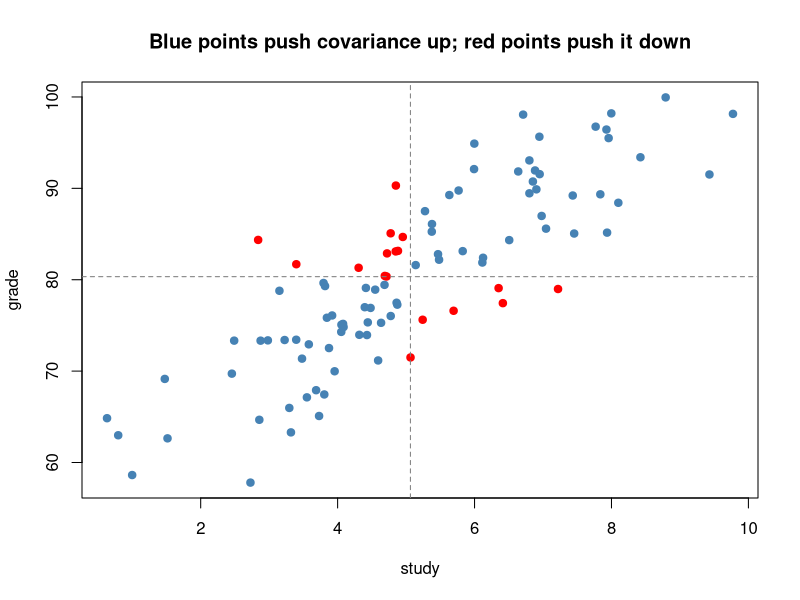
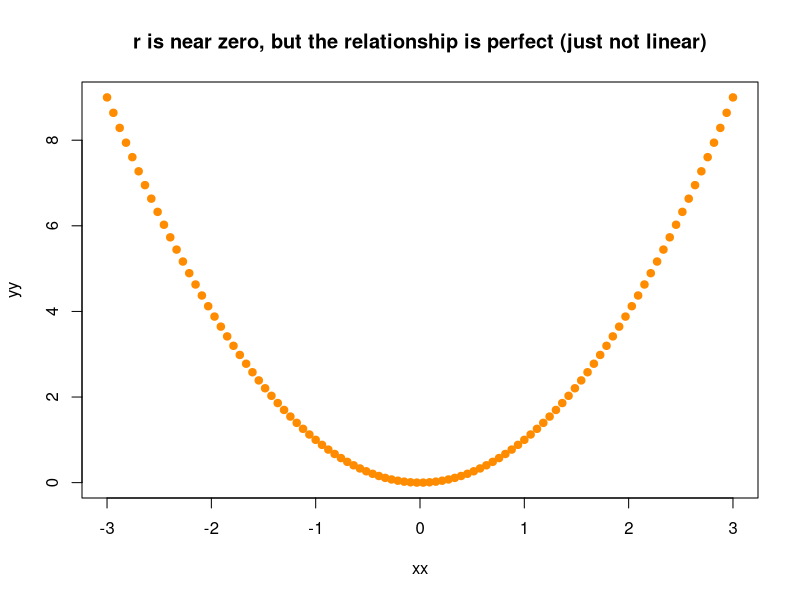

Generate these figures, in order, with R:
## ---- chunk 1
set.seed(5)
study  <- rnorm(100, 5, 2)
grade  <- 60 + 4 * study + rnorm(100, 0, 5)    # grade rises with study

# by hand:
cov_hand <- sum((study - mean(study)) * (grade - mean(grade))) / (length(study) - 1)
c(by_hand = cov_hand, r_cov = cov(study, grade))   # match
## ---- chunk 2
sign_prod <- (study - mean(study)) * (grade - mean(grade))
plot(study, grade, pch = 19, col = ifelse(sign_prod > 0, "steelblue", "red"),
     main = "Blue points push covariance up; red points push it down")
abline(v = mean(study), h = mean(grade), lty = 2, col = "grey50")
## ---- chunk 3
r_hand <- cov(study, grade) / (sd(study) * sd(grade))
c(by_hand = r_hand, r_cor = cor(study, grade))     # match
## ---- chunk 4
# a perfect U-shape: strong relationship, ~zero correlation
xx <- seq(-3, 3, length.out = 100)
yy <- xx^2
c(correlation = round(cor(xx, yy), 3))    # ~0, yet Y is completely determined by X!
plot(xx, yy, pch = 19, col = "darkorange",
     main = "r is near zero, but the relationship is perfect (just not linear)")
## ---- chunk 5
b_from_cov <- cov(study, grade) / var(study)
c(cov_over_var = b_from_cov, lm_slope = coef(lm(grade ~ study))[["study"]])
